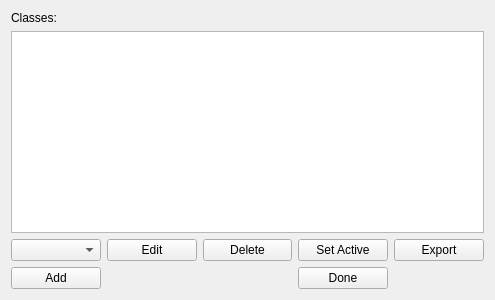
<?xml version="1.0" encoding="UTF-8"?>
<ui version="4.0">
 <class>selectClass</class>
 <widget class="QWidget" name="selectClass">
  <property name="geometry">
   <rect>
    <x>0</x>
    <y>0</y>
    <width>495</width>
    <height>300</height>
   </rect>
  </property>
  <property name="windowTitle">
   <string>Form</string>
  </property>
  <layout class="QGridLayout" name="gridLayout">
   <item row="2" column="1">
    <widget class="QPushButton" name="pushButton">
     <property name="text">
      <string>Edit</string>
     </property>
    </widget>
   </item>
   <item row="2" column="2">
    <widget class="QPushButton" name="pushButton_2">
     <property name="text">
      <string>Delete</string>
     </property>
    </widget>
   </item>
   <item row="2" column="0">
    <widget class="QComboBox" name="comboBox"/>
   </item>
   <item row="0" column="0">
    <widget class="QLabel" name="label">
     <property name="text">
      <string>Classes:</string>
     </property>
    </widget>
   </item>
   <item row="3" column="0">
    <widget class="QPushButton" name="pushButton_4">
     <property name="text">
      <string>Add</string>
     </property>
    </widget>
   </item>
   <item row="3" column="3">
    <widget class="QPushButton" name="pushButton_5">
     <property name="text">
      <string>Done</string>
     </property>
    </widget>
   </item>
   <item row="2" column="3">
    <widget class="QPushButton" name="pushButton_3">
     <property name="text">
      <string>Set Active</string>
     </property>
    </widget>
   </item>
   <item row="2" column="4">
    <widget class="QPushButton" name="export_2">
     <property name="text">
      <string>Export</string>
     </property>
    </widget>
   </item>
   <item row="1" column="0" colspan="5">
    <widget class="QTextBrowser" name="textBrowser"/>
   </item>
  </layout>
 </widget>
 <resources/>
 <connections/>
</ui>
